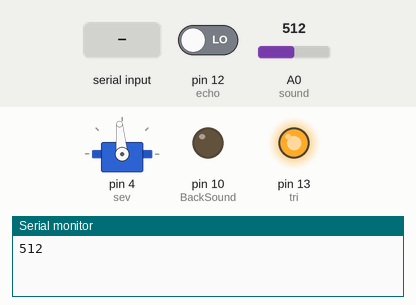
Bench run of a sketch on a simulated Arduino Uno, built with avr-gcc and run on an emulated ATmega328P. On the bench: servo, output pins drawn as LEDs (lit = HIGH), the last lines printed to the serial monitor. The inputs (shaded band) are chosen by the test bench; at power-on: pin 12 (echo) LOW, A0 (sound) = 512. Pins used as bus, display or sensor lines are not drawn.

Above: at 1.2 s.
1.3 s: "2" received over the second serial link
At 3.0 s:
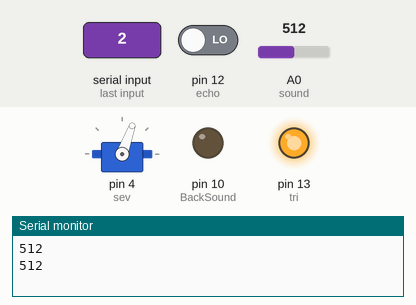
4.9 s: "3" received over the second serial link
At 6.7 s:
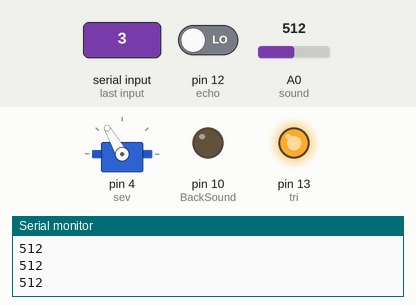
Timing chart, 0 to 8.4 s (numbered marks = the images above; inputs shaded):
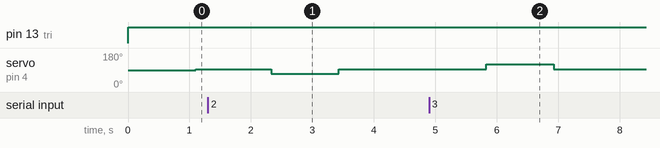

The sketch:

bt_car.ino
```cpp
#include <SoftwareSerial.h>
SoftwareSerial bt(2, 3);//TX, RX
byte buffer[1024];
int bufferPo;

#include <Servo.h>
Servo sev;

//1번모터
int dc1 = 6;
int dc2 = 7;

//2번모터
int dc3 = 8;
int dc4 = 9;

//초음파센서
int echo = 12;
int tri = 13;

//소리센서
int sound = A0;
int SafeSound = 60;//큰소리감지

//mode
int i = 1;

//부저
int BackSound = 10;

void setup() {
  Serial.begin(9600);
  bt.begin(9600);
  bufferPo = 0;

  pinMode(BackSound, OUTPUT);

  pinMode(sound, INPUT);

  pinMode(dc1, OUTPUT);
  pinMode(dc2, OUTPUT);

  pinMode(dc3, OUTPUT);
  pinMode(dc4, OUTPUT);

  pinMode(echo, INPUT);
  pinMode(tri, OUTPUT);

  sev.attach(4);//앞바퀴 방향 조절
}


void loop() {
  digitalWrite(tri, LOW);
  digitalWrite(echo, LOW);
  delayMicroseconds(2);
  digitalWrite(tri, LOW);
  delayMicroseconds(10);
  digitalWrite(tri, HIGH);
  unsigned long di = pulseIn(echo, HIGH);
  float distance = ((float)(340*di)/1000)/2;//음속: 340

  int SoundRead = analogRead(sound);
  Serial.println(SoundRead);
  delay(100);
  if(SoundRead > SafeSound){
    Mstop();
    Mfront();
    i=0;
    bt.println("[MCar] 비명소리가 들려 차를 긴급정지 합니다.");
  }else{
    if( i == 1 ){
    Mstart();
    Mfront();
  if( distance < 200 ){
    Mstop();
    delayMicroseconds(10);
  }
  if( distance < 300 ){
    Mback();
    tone(BackSound, 2000, 200);
    delay(1000);
  if( distance < 300 ){
    Mleft();
    delay(1000);
   if( distance < 300 ){
     Mright();
     Mstart();
     delay(1000);
    }
   }
  }
 }
}
  if (bt.available()) {
    byte btRead = bt.read();
    buffer[bufferPo++] = btRead;

    if( btRead == '0'){//전진
      Mstart();
    }

    if( btRead == '1'){//후진
      Mback();
    }

    if( btRead == '2'){//왼쪽
      Mleft();
    }

    if( btRead == '3'){//오른쪽
      Mright();
    }

    if( btRead == '4'){//정지
      Mstop();
    }

    if( btRead == '5'){//전면
      Mfront();
    }
    if( btRead == '6'){//자율모드
      i=1;
      tone(BackSound, 3000, 1000);
      bt.println("[MCar]자율주행모드로 전환합니다.");
    }
    if( btRead == '7'){//조종모드
      i=0;
      tone(BackSound, 3000, 1000);
      Mstop();
      bt.println("[MCar]조종모드로 전환합니다.");
    }
  }
}

void Mstart(){
  digitalWrite(dc1, LOW);
  digitalWrite(dc2, HIGH);
  digitalWrite(dc3, HIGH);
  digitalWrite(dc4, LOW);
}

void Mback(){
  digitalWrite(dc1, HIGH);
  digitalWrite(dc2, LOW);
  digitalWrite(dc3, LOW);
  digitalWrite(dc4, HIGH);
}

void Mstop(){
  digitalWrite(dc1, LOW);
  digitalWrite(dc2, LOW);
  digitalWrite(dc3, LOW);
  digitalWrite(dc4, LOW);
}

void Mright(){
  sev.write(120);
  digitalWrite(dc1, HIGH);
  digitalWrite(dc2, LOW);
  digitalWrite(dc3, LOW);
  digitalWrite(dc4, LOW);
}

void Mleft(){
  sev.write(70);
  digitalWrite(dc3, LOW);
  digitalWrite(dc4, HIGH);
  digitalWrite(dc1, LOW);
  digitalWrite(dc2, LOW);
}

void Mfront(){
  sev.write(95);
}
```

Measured:
- after the input at 1.3 s, servo on pin 4 (sev): 95° → 70° after 1.0 s, → 95° 1.1 s later
- after the input at 4.9 s, servo on pin 4 (sev): 95° → 120° after 0.93 s, → 95° 1.1 s later
